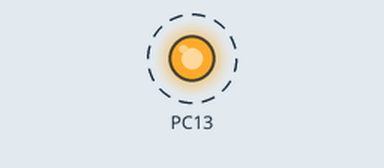
Bench run of a sketch on a simulated STM32 Blue Pill. Parts: output pins drawn as LEDs (lit = HIGH). Dashed ring = blinking.

Above: at 0.2 s.
Timing chart, 0 to 3.0 s (numbered marks = the images above):
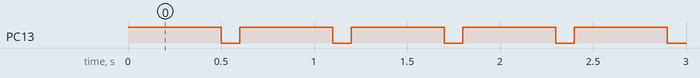

The sketch:

Example_1_blink_Bluepill.ino
```cpp
//Blink STM32BuePill STM32F103C8 (64k)  (C6=32k, CB=128k, will also work)
//Official STMicroelectronics boards package, more information: https://github.com/stm32duino
//Boards JSON Link: https://github.com/stm32duino/BoardManagerFiles/raw/main/package_stmicroelectronics_index.json

void setup() {
  // initialize digital pin LED_BUILTIN as an output.
  pinMode(PC13, OUTPUT);

}

void loop() {
  digitalWrite(PC13, HIGH);  // LED OFF (LED is connected from 3V3 to GPIO PC13)
  delay(500);

  digitalWrite(PC13, LOW);   // LED ON (LED is connected from 3V3 to GPIO PC13)
  delay(100);
}
```

Measured:
- by itself, PC13: alternates HIGH for 0.50 s and LOW for 0.10 s
